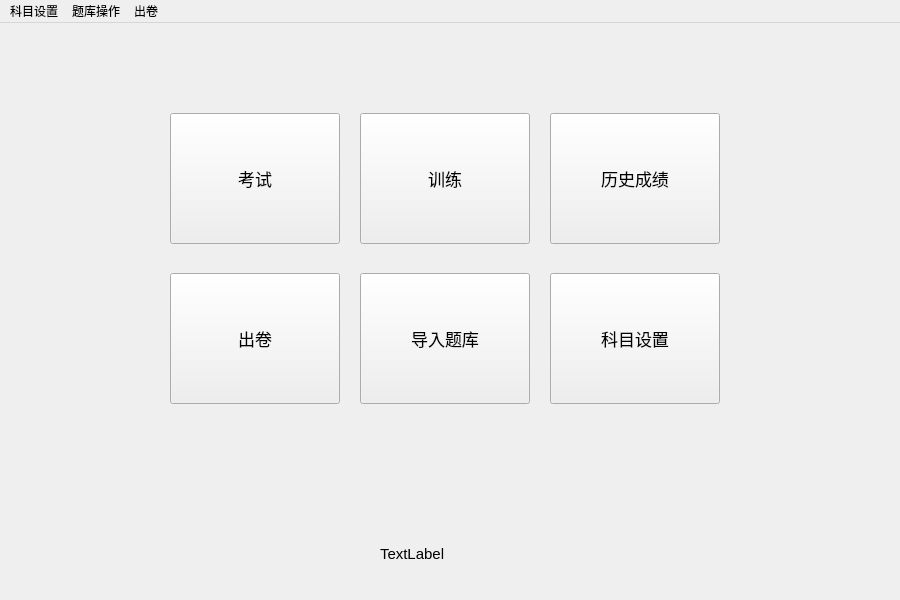
<?xml version="1.0" encoding="UTF-8"?>
<ui version="4.0">
 <class>MainWindow</class>
 <widget class="QMainWindow" name="MainWindow">
  <property name="geometry">
   <rect>
    <x>0</x>
    <y>0</y>
    <width>900</width>
    <height>600</height>
   </rect>
  </property>
  <property name="sizePolicy">
   <sizepolicy hsizetype="Preferred" vsizetype="Preferred">
    <horstretch>0</horstretch>
    <verstretch>0</verstretch>
   </sizepolicy>
  </property>
  <property name="minimumSize">
   <size>
    <width>900</width>
    <height>600</height>
   </size>
  </property>
  <property name="maximumSize">
   <size>
    <width>900</width>
    <height>600</height>
   </size>
  </property>
  <property name="windowTitle">
   <string>考试系统</string>
  </property>
  <property name="unifiedTitleAndToolBarOnMac">
   <bool>false</bool>
  </property>
  <widget class="QWidget" name="centralwidget">
   <widget class="QPushButton" name="pushButton">
    <property name="geometry">
     <rect>
      <x>170</x>
      <y>90</y>
      <width>170</width>
      <height>131</height>
     </rect>
    </property>
    <property name="font">
     <font>
      <pointsize>13</pointsize>
     </font>
    </property>
    <property name="text">
     <string>考试</string>
    </property>
   </widget>
   <widget class="QPushButton" name="pushButton_2">
    <property name="geometry">
     <rect>
      <x>360</x>
      <y>90</y>
      <width>170</width>
      <height>131</height>
     </rect>
    </property>
    <property name="font">
     <font>
      <pointsize>13</pointsize>
     </font>
    </property>
    <property name="text">
     <string>训练</string>
    </property>
   </widget>
   <widget class="QLabel" name="label">
    <property name="geometry">
     <rect>
      <x>380</x>
      <y>510</y>
      <width>191</width>
      <height>41</height>
     </rect>
    </property>
    <property name="font">
     <font>
      <pointsize>11</pointsize>
     </font>
    </property>
    <property name="text">
     <string>TextLabel</string>
    </property>
   </widget>
   <widget class="QPushButton" name="pushButton_3">
    <property name="geometry">
     <rect>
      <x>550</x>
      <y>90</y>
      <width>170</width>
      <height>131</height>
     </rect>
    </property>
    <property name="font">
     <font>
      <pointsize>13</pointsize>
     </font>
    </property>
    <property name="text">
     <string>历史成绩</string>
    </property>
   </widget>
   <widget class="QPushButton" name="pushButton_4">
    <property name="geometry">
     <rect>
      <x>360</x>
      <y>250</y>
      <width>170</width>
      <height>131</height>
     </rect>
    </property>
    <property name="font">
     <font>
      <pointsize>13</pointsize>
     </font>
    </property>
    <property name="text">
     <string>导入题库</string>
    </property>
   </widget>
   <widget class="QPushButton" name="pushButton_5">
    <property name="geometry">
     <rect>
      <x>170</x>
      <y>250</y>
      <width>170</width>
      <height>131</height>
     </rect>
    </property>
    <property name="font">
     <font>
      <pointsize>13</pointsize>
     </font>
    </property>
    <property name="text">
     <string>出卷</string>
    </property>
   </widget>
   <widget class="QPushButton" name="pushButton_6">
    <property name="geometry">
     <rect>
      <x>550</x>
      <y>250</y>
      <width>170</width>
      <height>131</height>
     </rect>
    </property>
    <property name="font">
     <font>
      <pointsize>13</pointsize>
     </font>
    </property>
    <property name="text">
     <string>科目设置</string>
    </property>
   </widget>
  </widget>
  <widget class="QMenuBar" name="menubar">
   <property name="geometry">
    <rect>
     <x>0</x>
     <y>0</y>
     <width>900</width>
     <height>26</height>
    </rect>
   </property>
   <widget class="QMenu" name="menu">
    <property name="title">
     <string>题库操作</string>
    </property>
    <addaction name="action_F"/>
    <addaction name="action_D"/>
   </widget>
   <widget class="QMenu" name="menu_3">
    <property name="title">
     <string>科目设置</string>
    </property>
    <addaction name="action_K"/>
   </widget>
   <widget class="QMenu" name="menu_2">
    <property name="title">
     <string>出卷</string>
    </property>
    <addaction name="action_word_O"/>
   </widget>
   <addaction name="menu_3"/>
   <addaction name="menu"/>
   <addaction name="menu_2"/>
  </widget>
  <action name="menuimpexl">
   <property name="text">
    <string>导入题库(&amp;F)</string>
   </property>
  </action>
  <action name="action_F">
   <property name="text">
    <string>导入题库(&amp;F)</string>
   </property>
  </action>
  <action name="action_S">
   <property name="text">
    <string>选择训练科目(&amp;S)</string>
   </property>
  </action>
  <action name="action_K">
   <property name="text">
    <string>科目设置(&amp;K)</string>
   </property>
  </action>
  <action name="action_D">
   <property name="text">
    <string>删除题库&amp;D</string>
   </property>
  </action>
  <action name="action_word_O">
   <property name="text">
    <string>试卷导出到word(O)</string>
   </property>
  </action>
 </widget>
 <resources/>
 <connections/>
</ui>
